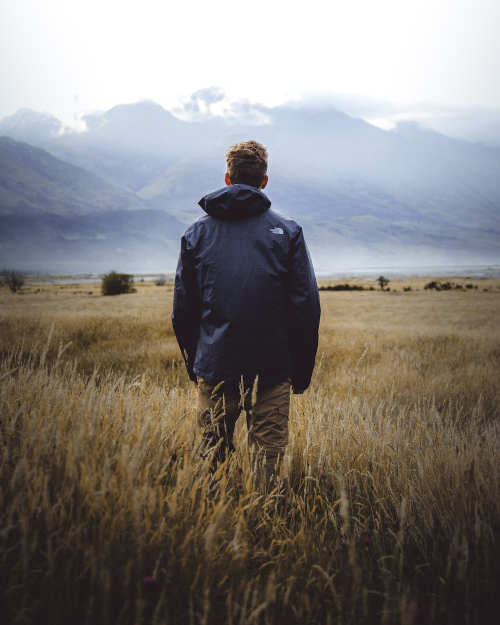
#> input picture imgg.jpg, 1000 x 1250 px (shown at 1/2 size)
$ jupyter execute 'Lab 1.ipynb'
#> lines starting #> are read from the running program, lines starting #| are printed output that depends on the picture
# Transformations using OpenCV

## Scaling

[cell 1]
import numpy as np
import cv2 as cv
import matplotlib.pyplot as plt
img = cv.imread('imgg.jpg')
#> img is the input picture: shape (1250, 1000, 3); mean B, G, R 122.3, 126, 130.7
res = cv.resize(img,None,fx=2, fy=2, interpolation = cv.INTER_CUBIC)
#OR
height, width = img.shape[:2]
#> height = 1250; width = 1000
res = cv.resize(img,(2*width, 2*height), interpolation = cv.INTER_CUBIC)

plt.axis('off')
# show the resulting image
plt.imshow(res)
plt.show()

## Translation

[cell 2]
import numpy as np
import cv2 as cv
img = cv.imread('imgg.jpg',0)
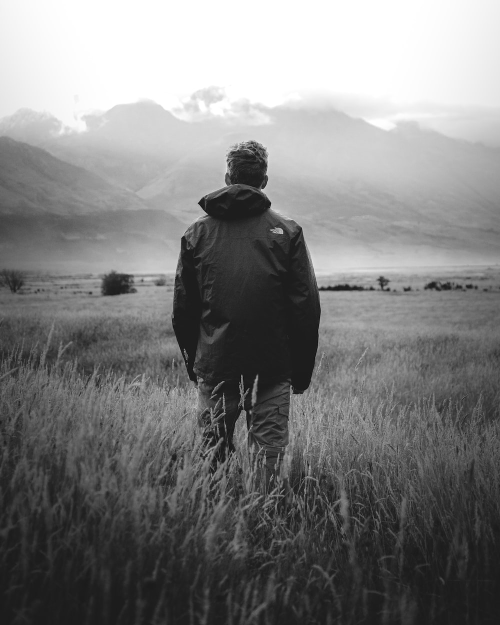
#> img: shape (1250, 1000) (shown at 1/2 size); min 0, max 255, mean 127
rows,cols = img.shape
#> rows = 1250; cols = 1000
M = np.float32([[1,0,100],[0,1,50]])
dst = cv.warpAffine(img,M,(cols,rows))
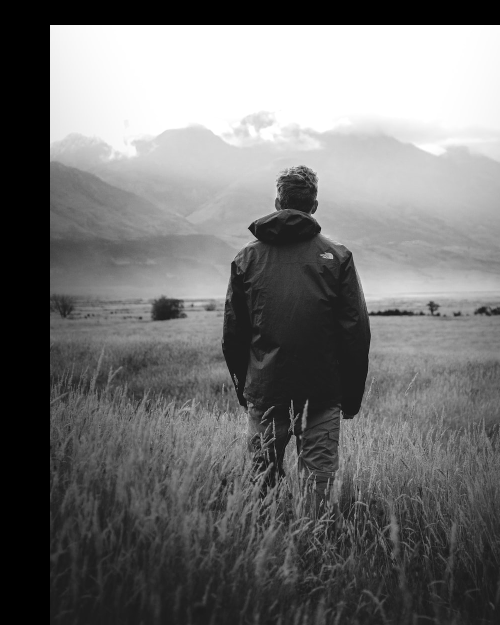
#> dst: shape (1250, 1000) (shown at 1/2 size); min 0, max 255, mean 113.4
plt.imshow(dst)
plt.show()

## Rotation

[cell 3]
import numpy as np
import cv2 as cv
img = cv.imread('imgg.jpg',0)
rows,cols = img.shape
# cols-1 and rows-1 are the coordinate limits.
M = cv.getRotationMatrix2D(((cols-1)/2.0,(rows-1)/2.0),90,1)
dst = cv.warpAffine(img,M,(cols,rows))
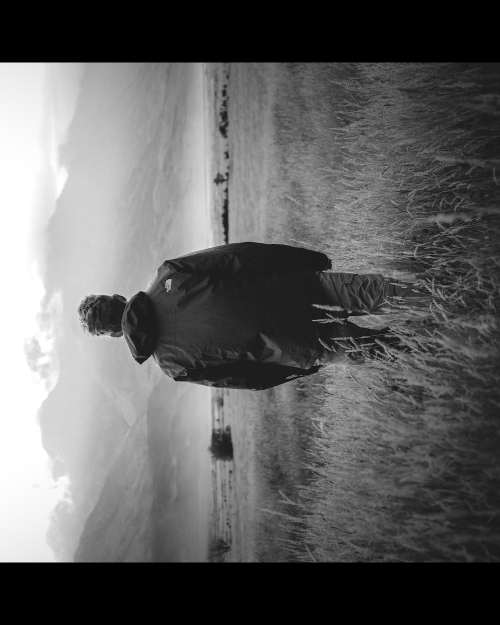
#> dst: shape (1250, 1000) (shown at 1/2 size); min 0, max 255, mean 98
plt.axis('off')
plt.imshow(dst)
plt.show()

## Affine Transformation

[cell 4]
import numpy as np
import cv2 as cv

img = cv.imread('imgg.jpg')
rows,cols,ch = img.shape
#> ch = 3
pts1 = np.float32([[50,50],[200,50],[50,200]])
pts2 = np.float32([[10,100],[200,50],[100,250]])
M = cv.getAffineTransform(pts1,pts2)
dst = cv.warpAffine(img,M,(cols,rows))
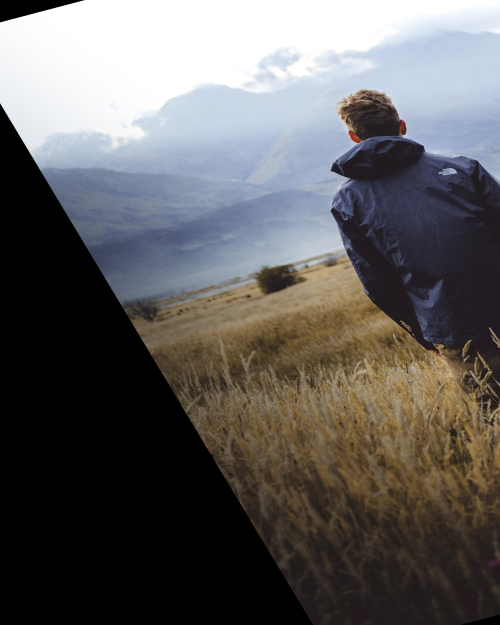
#> dst: shape (1250, 1000, 3) (shown at 1/2 size); mean B, G, R 95.4, 95.8, 97.9
plt.subplot(121),plt.imshow(img),plt.title('Input')
plt.subplot(122),plt.imshow(dst),plt.title('Output')
plt.show()
#> figure, not shown here; B, G, R data is drawn as R, G, B

## Perspective Transformation

[cell 5]
import numpy as np
import cv2 as cv

img = cv.imread('imgg.jpg')
rows,cols,ch = img.shape

pts1 = np.float32([[56,65],[368,52],[28,387],[389,390]])
pts2 = np.float32([[0,0],[300,0],[0,300],[300,300]])
M = cv.getPerspectiveTransform(pts1,pts2)
dst = cv.warpPerspective(img,M,(300,300))
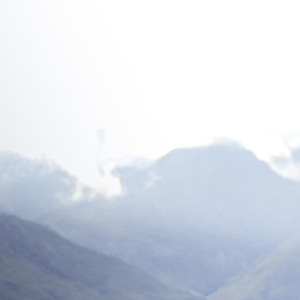
#> dst: shape (300, 300, 3); mean B, G, R 229.7, 220.2, 213.9
plt.subplot(121),plt.imshow(img),plt.title('Input')
plt.subplot(122),plt.imshow(dst),plt.title('Output')
plt.show()
#> figure, not shown here; B, G, R data is drawn as R, G, B

## Geometric Transformation

[cell 6]
import cv2
import numpy as np

img = cv2.imread('imgg.jpg')
num_rows, num_cols = img.shape[:2]
#> num_rows = 1250; num_cols = 1000

rotation_matrix = cv2.getRotationMatrix2D((num_cols/2, num_rows/2), 30, 1)
img_rotation = cv2.warpAffine(img, rotation_matrix, (num_cols, num_rows))
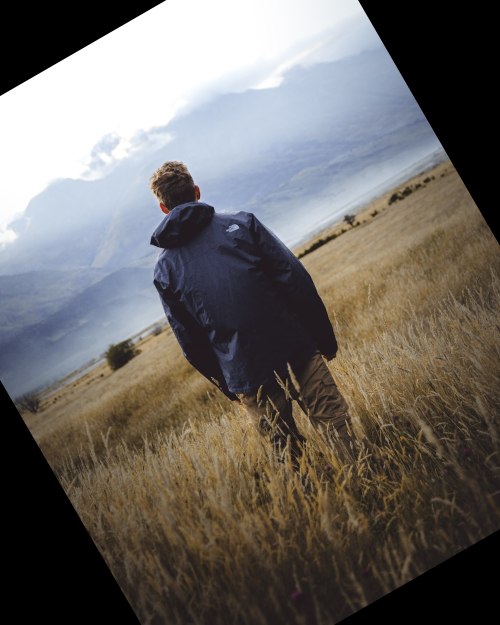
#> img_rotation: shape (1250, 1000, 3) (shown at 1/2 size); mean B, G, R 100.5, 104.4, 108.7

plt.axis('off')
plt.imshow(img_rotation)
plt.show()

$ run again, with coins.png saved as imgg.jpg
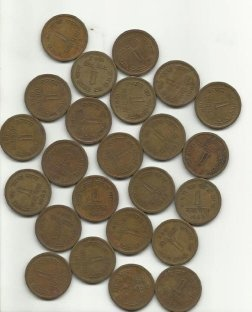
#> input picture coins.png, 252 x 312 px
#> img is the input picture: shape (312, 252, 3); mean B, G, R 136.3, 153.2, 161.4
#> img: shape (312, 252)
#> `dst = cv.warpPerspective(img,M,(300,300))`:
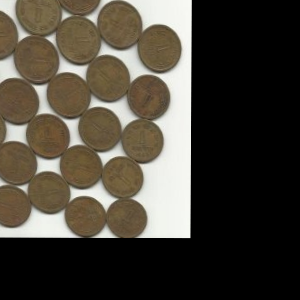
#> dst: shape (300, 300, 3); mean B, G, R 57.8, 67.5, 72.8
#> `img_rotation = cv2.warpAffine(img, rotation_matrix, (num_cols, num_row..`:
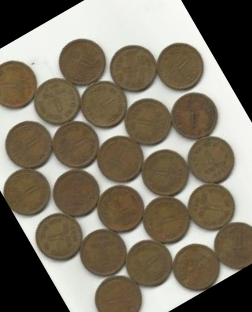
#> img_rotation: shape (312, 252, 3); mean B, G, R 100.4, 116.1, 124.5
